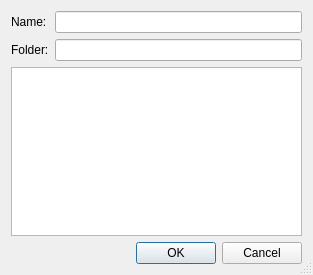
<?xml version="1.0" encoding="UTF-8"?>
<ui version="4.0">
 <class>AddFavouritesDialog</class>
 <widget class="QDialog" name="AddFavouritesDialog">
  <property name="geometry">
   <rect>
    <x>0</x>
    <y>0</y>
    <width>313</width>
    <height>275</height>
   </rect>
  </property>
  <property name="windowTitle">
   <string>Add to Favourites</string>
  </property>
  <property name="sizeGripEnabled">
   <bool>true</bool>
  </property>
  <layout class="QVBoxLayout" name="verticalLayout">
   <item>
    <layout class="QFormLayout" name="formLayout">
     <item row="0" column="0">
      <widget class="QLabel" name="nameLabel">
       <property name="text">
        <string>Name:</string>
       </property>
      </widget>
     </item>
     <item row="0" column="1">
      <widget class="QLineEdit" name="nameLineEdit"/>
     </item>
     <item row="1" column="0">
      <widget class="QLabel" name="folderLabel">
       <property name="text">
        <string>Folder:</string>
       </property>
      </widget>
     </item>
     <item row="1" column="1">
      <widget class="QLineEdit" name="folderLineEdit"/>
     </item>
    </layout>
   </item>
   <item>
    <widget class="QListWidget" name="folderListWidget">
     <property name="sortingEnabled">
      <bool>true</bool>
     </property>
    </widget>
   </item>
   <item>
    <layout class="QHBoxLayout">
     <property name="spacing">
      <number>6</number>
     </property>
     <property name="leftMargin">
      <number>0</number>
     </property>
     <property name="topMargin">
      <number>0</number>
     </property>
     <property name="rightMargin">
      <number>0</number>
     </property>
     <property name="bottomMargin">
      <number>0</number>
     </property>
     <item>
      <widget class="QDialogButtonBox" name="buttonBox">
       <property name="orientation">
        <enum>Qt::Horizontal</enum>
       </property>
       <property name="standardButtons">
        <set>QDialogButtonBox::Cancel|QDialogButtonBox::Ok</set>
       </property>
      </widget>
     </item>
    </layout>
   </item>
  </layout>
 </widget>
 <resources/>
 <connections>
  <connection>
   <sender>buttonBox</sender>
   <signal>accepted()</signal>
   <receiver>AddFavouritesDialog</receiver>
   <slot>accept()</slot>
  </connection>
  <connection>
   <sender>buttonBox</sender>
   <signal>rejected()</signal>
   <receiver>AddFavouritesDialog</receiver>
   <slot>reject()</slot>
  </connection>
 </connections>
</ui>
